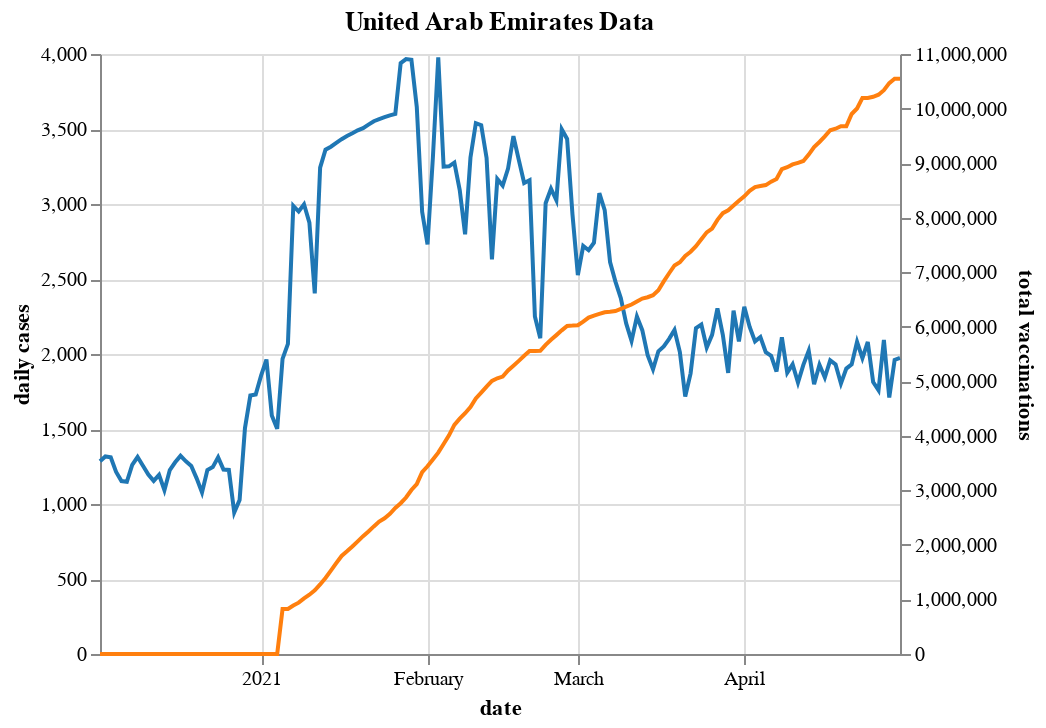

Write notebook code for a chart like this one.
### Code cell
draw_twoaxis('United Arab Emirates')

### Figure 1 — Vega-Lite specification as saved in the notebook (floating-point values rounded to 4 significant figures; data arrays with more than 128 entries replaced by an {"elided": "..."} marker saying what was removed)
{"config": {"view": {"continuousWidth": 400, "continuousHeight": 300}}, "layer": [{"mark": {"type": "line", "color": "#1F77B4"}, "encoding": {"x": {"type": "temporal", "field": "date"}, "y": {"type": "quantitative", "field": "daily cases"}}, "title": "United Arab Emirates Data"}, {"mark": {"type": "line", "color": "#FF7F0E"}, "encoding": {"x": {"type": "temporal", "field": "date"}, "y": {"type": "quantitative", "field": "total vaccinations"}}, "title": "United Arab Emirates Data"}], "data": {"name": "data-619106fc29f674dd5a4c051f5ea7f0fa"}, "resolve": {"scale": {"y": "independent"}}, "$schema": "https://vega.github.io/schema/vega-lite/v4.8.1.json", "datasets": {"data-619106fc29f674dd5a4c051f5ea7f0fa": {"elided": "150 records"}}}
